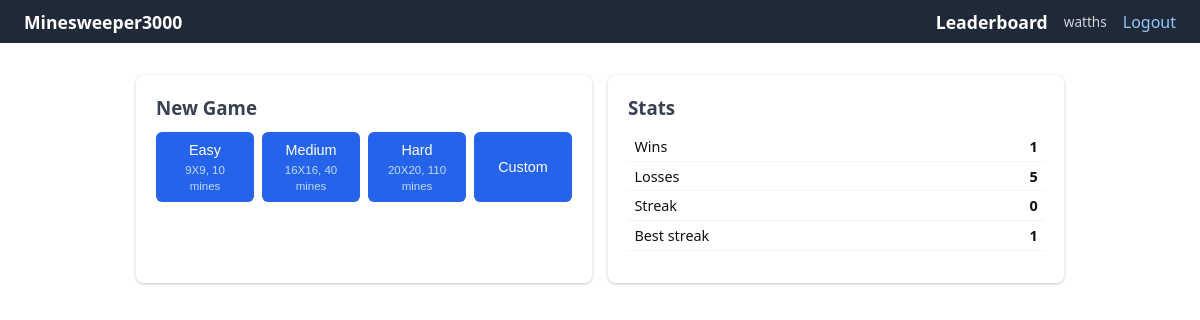
/ (signed in), run on an earlier commit of the app's database.
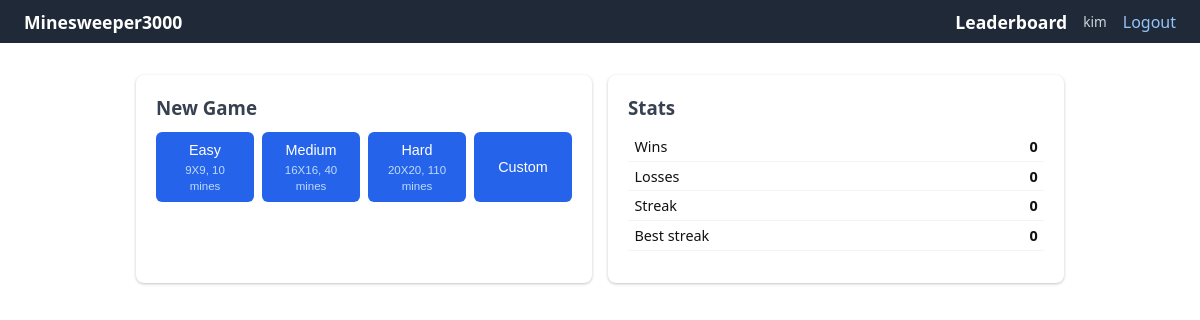
And on a later commit of the database.
### models.py (models this page shows)
class User(SQLModel, table=True):
    id: int | None = Field(default = None, primary_key=True)
    name: str
    password: str

class UserStats(SQLModel, table=True):
    id: int = Field(default=None, primary_key=True)
    user_id: int = Field(foreign_key="user.id", unique=True)
    games_won: int = Field(default=0)
    games_lost: int = Field(default=0)
    current_streak: int = Field(default=0)
    best_streak: int = Field(default=0)

### main.py (the view)
@app.get("/", response_class=HTMLResponse)
async def home(request: Request, user: User = Depends(get_active_user), session: Session = Depends(get_session)):
    if not user:
        return RedirectResponse("/login")
    stats  = session.exec(select(UserStats).where(UserStats.user_id == user.id)).first()
    template = "home_partial.html" if request.headers.get("HX-Request") else "home.html"
    return templates.TemplateResponse(request, template, {
         "user": user, "stats": stats, "difficulties": G.difficulties})

### templates/home.html (shortened to what this page needs)
{% extends "index.html" %}
{% block content %}
<div class="home-grid">
    <section class="card">
        <h3>New Game</h3>
        <form hx-post="/game/new" hx-target="#main" hx-swap="innerHTML">
            <div class="diff-buttons">
                {% for name, d in difficulties.items() %}
                <button type="submit" name="difficulty" value="{{ name }}" class="{% if 'Mobile' in name %}mobile{% elif 'easy' in name %}mobile,desktop{% else %}desktop{% endif %}">
                    {{ name|capitalize }}
                    <small>{{ d.rows }}X{{ d.cols }}, {{ d.mines }} mines</small>
                </button>
                {% endfor %}
                <button type="button"
                    onclick="document.getElementById('custom-fields').classList.toggle('hidden')">
                    Custom
                </button>
            </div>
        </form>
    </section>
    <section class="card">
        <h3>Stats</h3>
        <table class="info-table">
            <tr><td>Wins</td> <td>{{ stats.games_won }}</td></tr>
            <tr><td>Losses</td> <td>{{ stats.games_lost }}</td></tr>
            <tr><td>Streak</td> <td>{{ stats.current_streak }}</td></tr>
            <tr><td>Best streak</td> <td>{{ stats.best_streak }}</td></tr>
        </table>
    </section>
</div>
{% endblock %}

### templates/index.html (shortened to what this page needs)
<!DOCTYPE html>
<html lang="pt-br">
    <head>
        <link rel="stylesheet" href="/static/style.css">
    </head>
    <body>
        <nav>
        <a href="/">Minesweeper3000</a>
        {% if user %}
        <div class="nav-right">
            <a href="/leaderboard">Leaderboard</a>
            <span class="nav-user">{{ user.name }}</span>
            <a href="/logout">Logout</a>
        </div>
        {% endif %}
        </nav>
        <main id="main">
            {% block content %}{% endblock %}
        </main>
    </body>
</html>

### static/style.css (style rules this page uses)
*, *::before, *::after { box-sizing: border-box; margin: 0; padding: 0; }
body { font-family: system-ui, sans-serif; background: #ffffff; color: #111; }
nav { background: #1f2937; color: white; padding: .6rem 1.5rem; display: flex; flex-direction: column; align-items: flex-start; gap: 1rem; }
nav a { color: #93c5fd; text-decoration: none; }
nav a:first-child { color: white; font-weight: 700; font-size: 1.1rem; }
.nav-right { display: flex; gap: 1rem; align-items: center; }
.nav-user { color: #d1d5db; font-size: .85rem; }
#main { max-width: 960px; margin: 2rem auto; padding: 0 1rem; }
h3 { margin-bottom: .75rem; color: #374151; }
.card { background: rgb(255, 255, 255); border-radius: 8px; padding: 1.25rem; box-shadow: 0 1px 3px rgba(0, 0, 0, 0.238); }
.home-grid { display: grid; grid-template-columns: 1fr; gap: 1rem; }
button, .btn { display: inline-block; padding: .5rem 1rem; background: #2563eb; color: white; border: none; border-radius: 6px; font-size: .9rem; cursor: pointer; text-decoration: none; }
.diff-buttons { display: flex; gap: .5rem; flex-wrap: wrap; margin-bottom: .5rem; }
.diff-buttons button { flex: 1; min-width: 90px; text-align: center; line-height: 1.4; }
.diff-buttons small { display: block; font-size: .72rem; color: #bfdbfe; margin-top: .1rem; }
.info-table { width: 100%; border-collapse: collapse; margin-bottom: .75rem; }
.info-table td { padding: .3rem .4rem; border-bottom: 1px solid #f3f4f6; font-size: .9rem; }
.info-table td:last-child { text-align: right; font-weight: 600; }
.desktop { display: none; }
@media (min-width: 600px) { nav { flex-direction: row; justify-content: space-between; align-items: center; } }
@media (min-width: 600px) { .home-grid { grid-template-columns: repeat(2, 1fr); } }
@media (min-width: 600px) { .desktop { display: inline-block; } }

What changed in the data, as far as the page shows it:
changed User: name "watths" → "kim"
changed UserStats: games_won "1" → "0"; games_lost "5" → "0"; best_streak "1" → "0"
